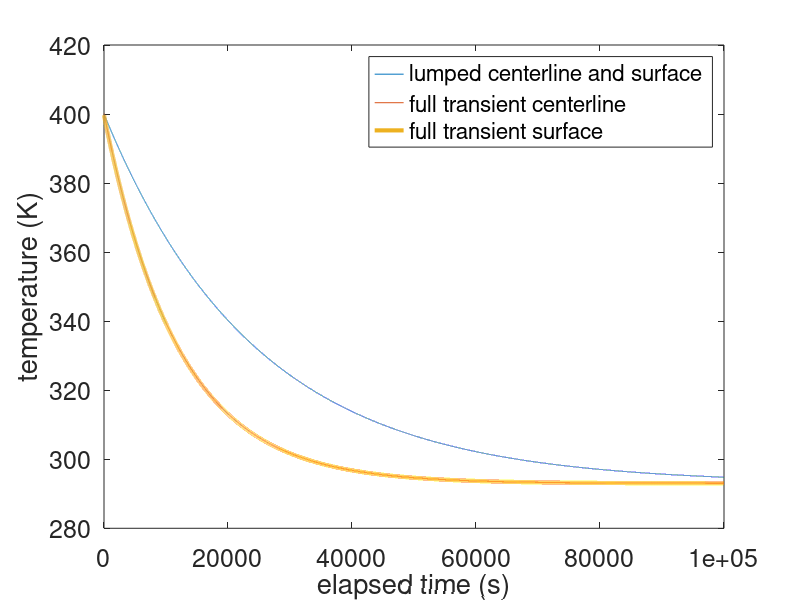
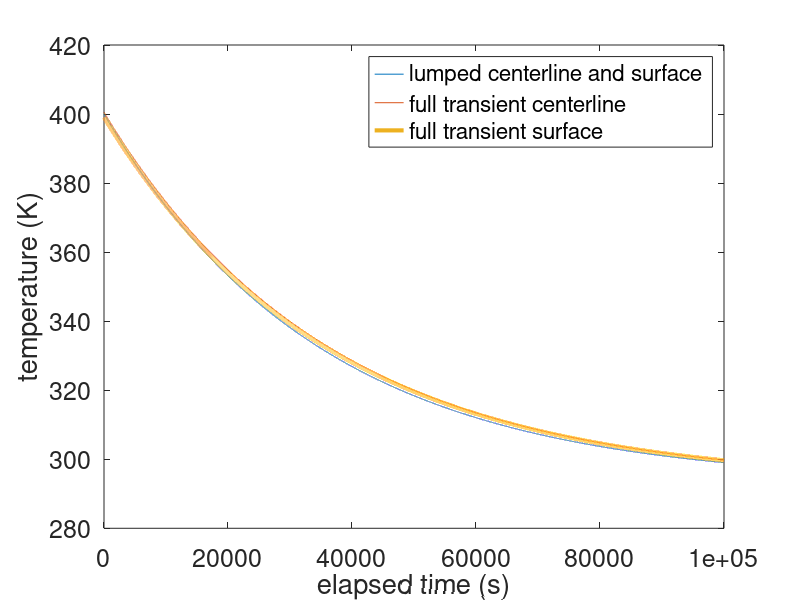
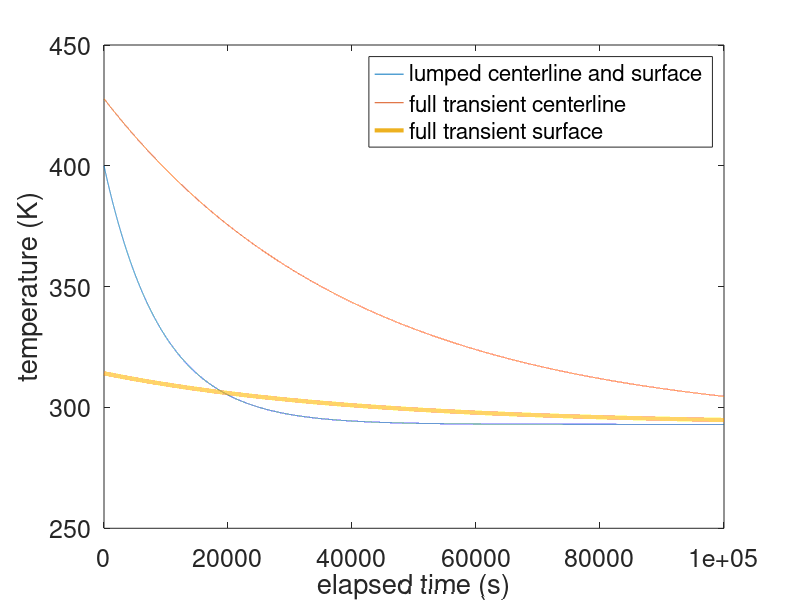

These figures' MATLAB source, in order:
% Chris Kreienkamp - 901965168
% AME 34334 - Heat Transfer
% Homework #5 - 28 Feb 2019

clear
clc
clf


%% SET PARAMETERS

% Thermal Conductivity [W/(m K)]
k_alum = 205;           % hyper-physics.edu
k_alox = 35;            % accuratus.com
k_wood = 0.113;         % thermtest.com for pine wood

% Density [kg/m^3]
d_alum = 2710;          % thyssen-krupp-materials.co.uk
d_alox = 3950;          % aqua-calc.com
d_wood = 400;           % rpbc.co.nz

% Heat Capacity [J/(kg C)]
c_alum = 902;           % iun.edu
c_alox = 880;           % accuratus.com
c_wood = 2300;          % woodproducts.fi

% Constants
Ti = 400;
Tinf = 293;
thetai = Ti - Tinf;
L = 0.1;
h = 10;
t = linspace(0,100000,50000);

% Alpha
alpha_alum = k_alum/(d_alum*c_alum);
alpha_alox = k_alox/(d_alox*c_alox);
alpha_wood = k_wood/(d_wood*c_wood);

% T-star
tstar_alum = alpha_alum.*t/L^2;
tstar_alox = alpha_alox.*t/L^2;
tstar_wood = alpha_wood.*t/L^2;



%% LUMPED CAPACITY SOLUTION
Tlump_alum = Tinf + thetai.*exp(-h*L*tstar_alum/k_alum);
Tlump_alox = Tinf + thetai.*exp(-h*L*tstar_alox/k_alox);
Tlump_wood = Tinf + thetai.*exp(-h*L*tstar_wood/k_wood);



%% FULL TRANSIENT SOLUTION
Bi_alum = h*L/k_alum
Bi_alox = h*L/k_alox
Bi_wood = h*L/k_wood

l1_alum = 0.0998;
c1_alum = 1.0017;
l1_alox = 0.1410+(Bi_alox-0.02)*(0.1987-0.1410)/(0.04-0.02);
c1_alox = 1.0033+(Bi_alox-0.02)*(1.0066-1.0033)/(0.04-0.02);
l1_wood = 1.3987+(Bi_wood-8)*(1.4149-1.3978)/(9-8);
c1_wood = 1.2570+(Bi_wood-8)*(1.2598-1.2570)/(9-8);

theta0star_alum = c1_alum*exp(-l1_alum^2*tstar_alum);
theta0star_alox = c1_alox*exp(-l1_alox^2*tstar_alox);
theta0star_wood = c1_wood*exp(-l1_wood^2*tstar_wood);

% centerline temperature (xstar = 0)
Tfull_alum_c = Tinf + thetai*theta0star_alum;
Tfull_alox_c = Tinf + thetai*theta0star_alox;
Tfull_wood_c = Tinf + thetai*theta0star_wood;

% surface temperature (xstar = 1)
Tfull_alum_s = Tinf + thetai*theta0star_alum*cos(l1_alum);
Tfull_alox_s = Tinf + thetai*theta0star_alox*cos(l1_alox);
Tfull_wood_s = Tinf + thetai*theta0star_wood*cos(l1_wood);



%% PLOT
figure(1)   % aluminum
plot(t,Tlump_alum,t,Tfull_alum_c,t,Tfull_alum_s,'LineWidth',3)
set(gca,'FontSize',18)
xlabel('elapsed time (s)'); ylabel('temperature (K)')
legend('lumped centerline and surface','full transient centerline',...
    'full transient surface','Location','Best')

figure(2)   % aluminum oxide
plot(t,Tlump_alox,t,Tfull_alox_c,t,Tfull_alox_s,'LineWidth',3)
set(gca,'FontSize',18)
xlabel('elapsed time (s)'); ylabel('temperature (K)')
legend('lumped centerline and surface','full transient centerline',...
    'full transient surface','Location','Best')

figure(3)   % pine wood
plot(t,Tlump_wood,t,Tfull_wood_c,t,Tfull_wood_s,'LineWidth',3)
set(gca,'FontSize',18)
xlabel('elapsed time (s)'); ylabel('temperature (K)')
legend('lumped centerline and surface','full transient centerline',...
    'full transient surface','Location','Best')
